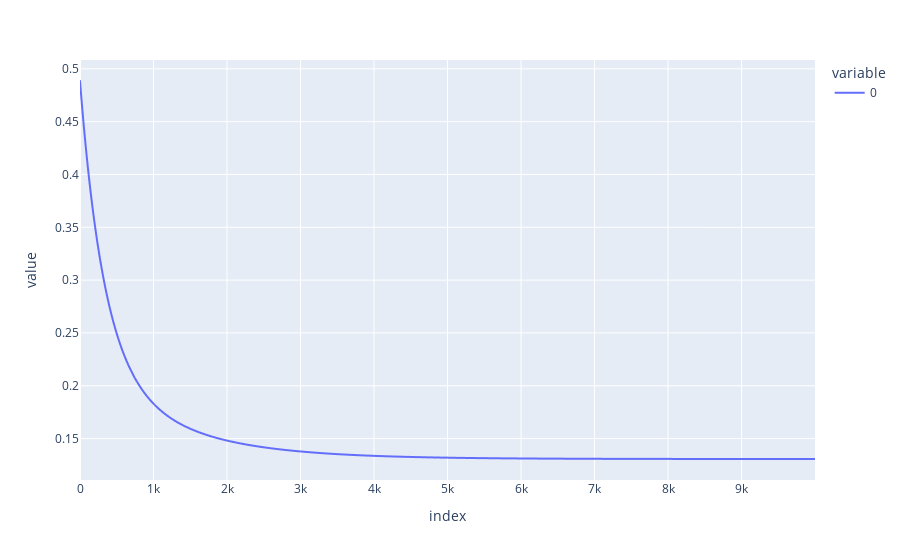

Source (notebook cell):
### Code cell
px.line(cost_history_m)

### Figure 1 — Plotly figure (JSON) as saved in the notebook; plotly's stock layout.template omitted (floating-point values rounded to 4 significant figures; data arrays with more than 128 entries replaced by an {"elided": "..."} marker saying what was removed)
{"data": [{"hovertemplate": "variable=0<br>index=%{x}<br>value=%{y}<extra></extra>", "legendgroup": "0", "line": {"color": "#636efa", "dash": "solid"}, "mode": "lines", "name": "0", "showlegend": true, "type": "scattergl", "x": {"elided": "10000 int values"}, "xaxis": "x", "y": {"elided": "10000 float values"}, "yaxis": "y"}], "layout": {"autosize": true, "legend": {"title": {"text": "variable"}, "tracegroupgap": 0}, "margin": {"t": 60}, "xaxis": {"anchor": "y", "autorange": true, "domain": [0, 1], "range": [0, 9999], "title": {"text": "index"}, "type": "linear"}, "yaxis": {"anchor": "x", "autorange": true, "domain": [0, 1], "range": [0.1108, 0.5084], "title": {"text": "value"}, "type": "linear"}}}
